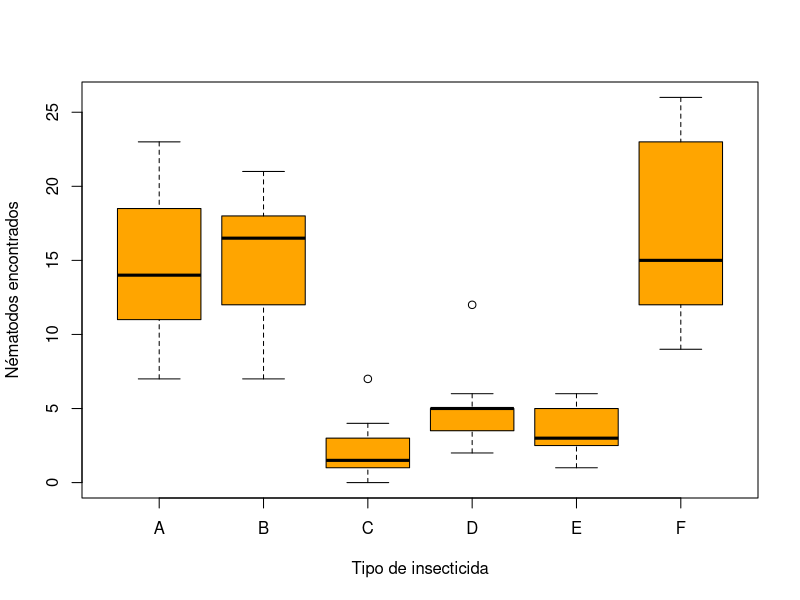

Generate this figure with R:
# Enilton Mauricio Avendaño Amaya
# 2022601
# 30/05/2024

# Datos

data(InsectSprays)
head(InsectSprays)

summary(InsectSprays)

boxplot(InsectSprays$count ~ InsectSprays$spray, 
        col="orange",ylab = "Nématodos encontrados",
        xlab = "Tipo de insecticida")

# Desviación estandar

tapply(InsectSprays$count, InsectSprays$spray, sd)
bartlett.test(InsectSprays$count, InsectSprays$spray)

#ANOVA

ins.aov <- aov(InsectSprays$count  ~ InsectSprays$spray)
summary(ins.aov)

TukeyHSD(ins.aov)
